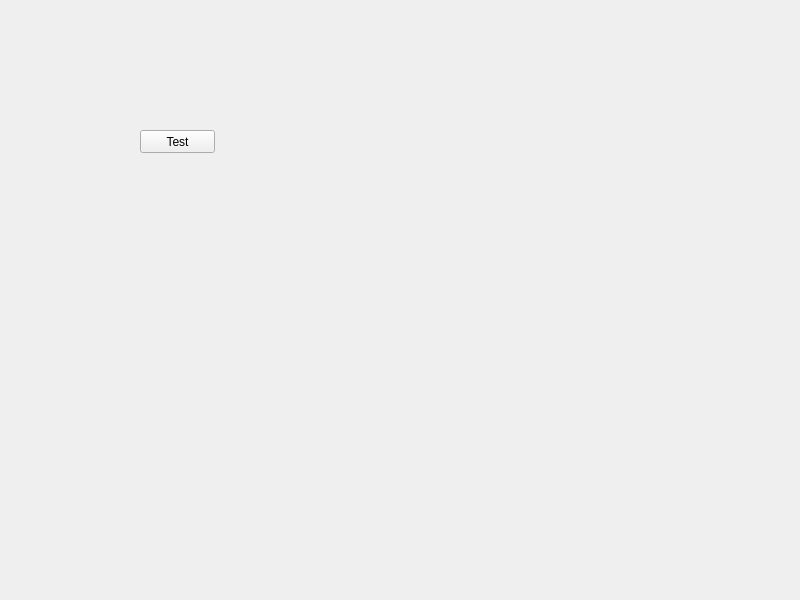
<?xml version="1.0" encoding="UTF-8"?>
<ui version="4.0">
 <class>ihm</class>
 <widget class="QWidget" name="ihm">
  <property name="geometry">
   <rect>
    <x>0</x>
    <y>0</y>
    <width>800</width>
    <height>600</height>
   </rect>
  </property>
  <property name="windowTitle">
   <string>ihm</string>
  </property>
  <widget class="QPushButton" name="pushButton">
   <property name="geometry">
    <rect>
     <x>140</x>
     <y>130</y>
     <width>75</width>
     <height>23</height>
    </rect>
   </property>
   <property name="text">
    <string>Test</string>
   </property>
  </widget>
 </widget>
 <resources/>
 <connections/>
</ui>
